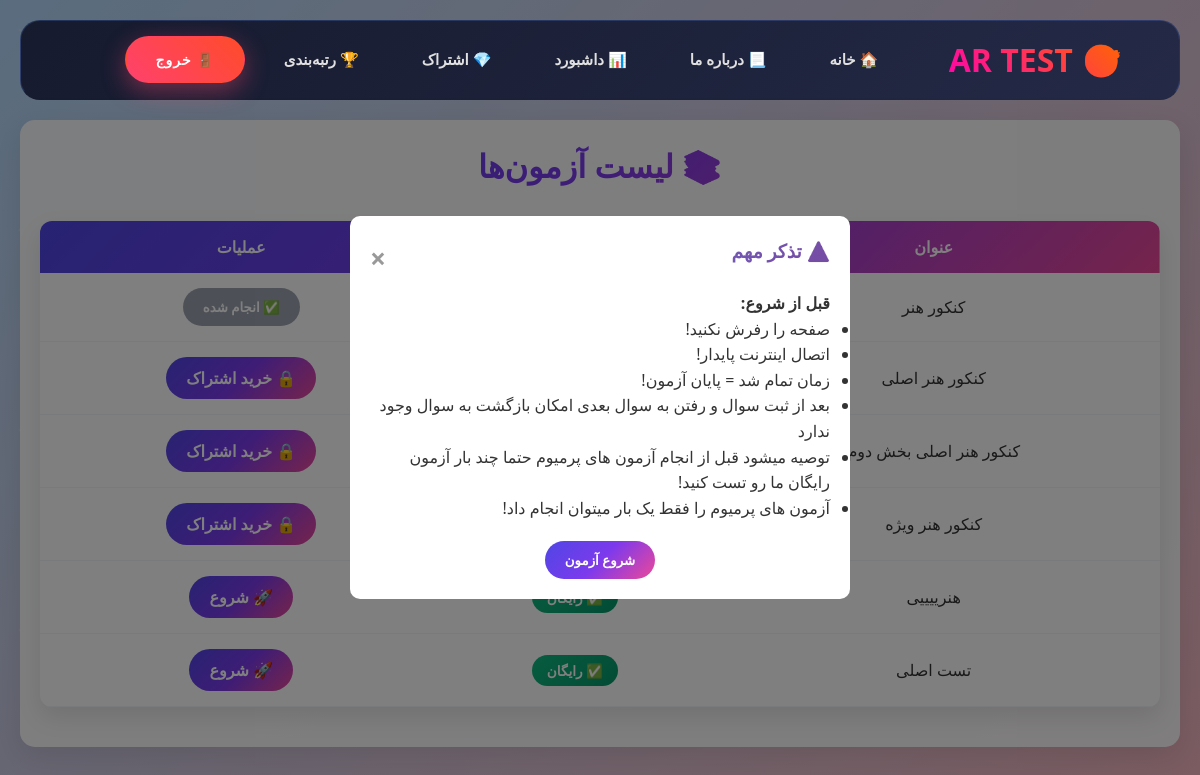
Screenshot of /quizzes/ (signed in) with the database file from the repository.
### quizzes/models.py (models this page shows, shortened)
class Quiz(models.Model):
    title = models.CharField(max_length=200, verbose_name="عنوان آزمون")
    description = models.TextField(verbose_name="توضیحات آزمون", blank=True, null=True)
    is_premium = models.BooleanField(default=False, verbose_name="آزمون ویژه است؟")
    duration_minutes = models.PositiveIntegerField(default=30)
    is_active = models.BooleanField(default=True, verbose_name="آزمون فعال باشد؟")
    created_at = models.DateTimeField(default=timezone.now, verbose_name="تاریخ ایجاد")
    class Meta:
        verbose_name = "آزمون"
        verbose_name_plural = "آزمون‌ها"

### quizzes/views.py (the view)
# urls.py: path('quizzes/', views.quiz_list_view, name='quiz_list'),
@login_required(login_url='accounts:login')
def quiz_list_view(request):
    quizzes = Quiz.objects.filter(is_active=True)
    user_attempts = QuizAttempt.objects.filter(user=request.user, is_completed=True)
    completed_quiz_ids = user_attempts.values_list('quiz_id', flat=True)
    has_subscription = False
    try:
        subscription = request.user.subscription
        subscription.check_status()
        has_subscription = subscription.is_active
    except Subscription.DoesNotExist:
        has_subscription = False
    return render(request, 'quizzes/quiz_list.html', {
        'quizzes': quizzes,
        'completed_quiz_ids': completed_quiz_ids,
        'has_subscription': has_subscription,  # ✅ ارسال به template
        'page_title': 'لیست آزمون‌ها'
    })

### accounts/models.py (called while the page is built)
    def check_status(self):
            now = timezone.now()
            status_changed = False
            if self.end_date and now > self.end_date:
                if self.status != 'منقضی':
                    self.is_active = False
                    self.status = 'منقضی'
                    status_changed = True
            elif self.end_date and now <= self.end_date:
                if self.status != 'فعال':
                    self.is_active = True
                    self.status = 'فعال'
                    status_changed = True
            else: # No end_date or not set yet
                if self.status != 'ندارد':
                    self.is_active = False
                    self.status = 'ندارد'
                    status_changed = True
            return status_changed

### quizzes/templates/quizzes/quiz_list.html (shortened to what this page needs)
{% extends 'base.html' %}
{% load static %}
{% block content %}
<div id="exam-modal" class="modal">
    <div class="modal-content">
        <span class="close-button">×</span>
        <h3>⚠️ تذکر مهم</h3>
        <p><strong>قبل از شروع:</strong></p>
        <ul style="line-height: 1.6;">
            <li>صفحه را رفرش نکنید!</li>
            <li>اتصال اینترنت پایدار!</li>
            <li>زمان تمام شد = پایان آزمون!</li>
            <li>بعد از ثبت سوال و رفتن به سوال بعدی امکان بازگشت به سوال وجود ندارد</li>
            <li>توصیه میشود قبل از انجام آزمون های پرمیوم حتما چند بار آزمون رایگان ما رو تست کنید!</li>
            <li>آزمون های پرمیوم را فقط یک بار میتوان انجام داد!</li>
        </ul>
        <div style="text-align: center; margin-top: 20px;">
            <button id="start-exam" class="start-quiz-btn">شروع آزمون</button>
        </div>
    </div>
</div>
<div class="dashboard-container">
    <h2>📚 لیست آزمون‌ها</h2>
    {% if quizzes %}
    <table>
        <thead>
            <tr>
                <th>عنوان</th>
                <th>نوع</th>
                <th>عملیات</th>
            </tr>
        </thead>
        <tbody>
            {% for quiz in quizzes %}
            <tr>
                <td>{{ quiz.title }}</td>
                <td>
                    {% if quiz.is_premium %}
                        <span class="premium-badge premium">🔒 پرمیوم</span>
                    {% else %}
                        <span class="premium-badge free">✅ رایگان</span>
                    {% endif %}
                </td>
                <td>
                    {% if quiz.id in completed_quiz_ids %}
                        <button disabled class="start-quiz-btn">✅ انجام شده</button>
                    {% elif quiz.is_premium and not has_subscription %}
                        <a href="{% url 'subscribe' %}" class="start-quiz-btn premium-lock">
                            🔒 خرید اشتراک
                        </a>
                    {% else %}
                        <a href="{% url 'start_quiz' quiz.id %}" class="start-quiz-btn">
                            🚀 شروع
                        </a>
                    {% endif %}
                </td>
            </tr>
            {% endfor %}
        </tbody>
    </table>
    {% else %}
    <div style="text-align:center; padding:40px; color:#6b7280;">
        <div style="font-size:3rem;">📭</div>
        <h3>هیچ آزمونی نیست!</h3>
    </div>
    {% endif %}
</div>
{% endblock %}

### quizzes/templates/base.html (shortened to what this page needs)
{% load static %}
<link rel="stylesheet" href="{% static 'css/about-page.css' %}">
<link rel="stylesheet" href="{% static 'css/analysis-page.css' %}">
<link rel="stylesheet" href="{% static 'css/home-page.css' %}">
<link rel="stylesheet" href="{% static 'css/quiz-list.css' %}">
<link rel="stylesheet" href="{% static 'css/results.css' %}">
<link rel="stylesheet" href="{% static 'css/subscribe.css' %}">
<!DOCTYPE html>
<html lang="fa" dir="rtl">
<head>
</head>
<body>
    {% include 'includes/navbar.html' %}
    <main>
        {% block content %}
        {% endblock %}
    </main>
</body>
</html>

### quizzes/templates/includes/navbar.html (shortened to what this page needs)
{% load static %}
<nav class="navbar" id="navbar">
    <div class="navbar-container">
        <div class="site-identity">
            <a href="{% url 'home' %}">🎯 AR TEST</a>
        </div>
        <ul class="nav-links" id="navLinks">
            <li><a href="{% url 'home' %}" class="nav-link{% if request.resolver_match.url_name == 'home' %} active{% endif %}">🏠 خانه</a></li>
            <li><a href="{% url 'about' %}" class="nav-link{% if request.resolver_match.url_name == 'about' %} active{% endif %}">📃 درباره ما</a></li>
            {% if user.is_authenticated %}
                <li><a href="{% url 'accounts:dashboard' %}" class="nav-link{% if request.resolver_match.url_name == 'accounts:dashboard' %} active{% endif %}">📊 داشبورد</a></li>
                <li><a href="{% url 'subscribe' %}" class="nav-link{% if request.resolver_match.url_name == 'subscribe' %} active{% endif %}">💎 اشتراک</a></li>
                <li><a href="{% url 'accounts:leaderboard' %}" class="nav-link{% if request.resolver_match.url_name == 'accounts:leaderboard' %} active{% endif %}">🏆 رتبه‌بندی</a></li>
                <li><a><form method="post" action="{% url 'accounts:logout' %}" style="display: inline-block;">
                    <button type="submit" class="btn-neon btn-danger">🚪 خروج</button>
                </form></a></li>
            {% endif %}
        </ul>
    </div>
</nav>

### static/css/about-page.css (style rules this page uses)
body { background: radial-gradient(circle at 20% 80%, rgba(120,119,198,0.3) 0%, transparent 50%), radial-gradient(circle at 80% 20%, rgba(255,119,198,0.3) 0%, transparent 50%), radial-gradient(circle at 40% 40%, rgba(120,219,255,0.3) 0%, transparent 50%), linear-gradient(135deg, #667eea 0%, #764ba2 25%, #f093fb 50%, #f5576c 75%, #4facfe 100%); background-size: 800% 800%, 400% 400%, 600% 600%, 600% 600%; animation: gradientFlow 18s ease infinite; min-height: 100vh; font-family: 'Vazir', -apple-system, BlinkMacSystemFont, sans-serif; overflow-x: hidden; }
body::before { content: ''; position: fixed; top: 0; left: 0; width: 100%; height: 100%; background-image: radial-gradient(1.5px 1.5px at 30px 40px, #fff, transparent), radial-gradient(1px 1px at 80px 70px, rgba(255,255,255,0.8), transparent), radial-gradient(0.8px 0.8px at 120px 30px, #fff, transparent); background-repeat: repeat; background-size: 250px 250px; animation: starsDrift 25s linear infinite; pointer-events: none; z-index: -1; opacity: 0.4; }

### static/css/home-page.css (style rules this page uses)
* { margin: 0; padding: 0; box-sizing: border-box; }
body { font-family: 'Vazir', -apple-system, BlinkMacSystemFont, 'Segoe UI', Roboto, sans-serif; line-height: 1.6; color: #333; overflow-x: hidden; }
body::before { content: ''; position: fixed; top: 0; left: 0; width: 100%; height: 100%; background: linear-gradient(-45deg, #667eea 0%, #764ba2 25%, #f093fb 50%, #f5576c 75%, #4facfe 100%); background-size: 400% 400%; animation: gradientShift 15s ease infinite; z-index: -2; }
body::after { content: ''; position: fixed; top: 0; left: 0; width: 100%; height: 100%; background-image: radial-gradient(2px 2px at 20px 30px, #fff, transparent), radial-gradient(2px 2px at 40px 70px, rgba(255,255,255,0.8), transparent), radial-gradient(1px 1px at 90px 40px, #fff, transparent); background-repeat: repeat; background-size: 200px 200px; animation: starsFloat 20s linear infinite; z-index: -1; opacity: 0.3; }

### static/css/quiz-list.css (style rules this page uses)
:root { --primary-gradient: linear-gradient(135deg, #4f46e5 0%, #7c3aed 50%, #ec4899 100%); --free-gradient: linear-gradient(135deg, #10b981, #059669); --premium-gradient: linear-gradient(135deg, #f59e0b, #d97706); }
* { box-sizing: border-box; }
body { font-family: 'Vazir', Tahoma, sans-serif; direction: rtl; background: #f8fafc; }
.dashboard-container { max-width: 1200px; margin: 20px auto; padding: 20px; background: rgba(255,255,255,0.95); border-radius: 15px; box-shadow: 0 10px 30px rgba(0,0,0,0.1); }
.dashboard-container h2 { text-align: center; color: #2d3748; font-size: 2rem; margin-bottom: 30px; background: var(--primary-gradient); -webkit-background-clip: text; background-clip: text; -webkit-text-fill-color: transparent; }
table { width: 100%; border-collapse: collapse; background: white; border-radius: 12px; overflow: hidden; box-shadow: 0 10px 25px rgba(0,0,0,0.1); margin-bottom: 20px; }
thead { background: var(--primary-gradient); }
th { padding: 15px; color: white; font-weight: 600; text-align: center; font-size: 1rem; }
tbody tr { transition: background 0.2s ease; }
td { padding: 15px; text-align: center; border-bottom: 1px solid #f1f5f9; }
.premium-badge { padding: 6px 15px; border-radius: 20px; font-weight: 600; font-size: 0.85rem; display: inline-block; }
.free { background: var(--free-gradient); color: white; }
.premium { background: var(--premium-gradient); color: white; }
.start-quiz-btn { padding: 10px 20px; border: none; border-radius: 25px; background: var(--primary-gradient); color: white; font-weight: 600; cursor: pointer; text-decoration: none; display: inline-block; transition: all 0.2s ease; }
.start-quiz-btn:disabled { background: #9ca3af; cursor: not-allowed; transform: none; }
.modal { display: none; position: fixed; top: 0; left: 0; width: 100%; height: 100%; background: rgba(0,0,0,0.5); z-index: 1000; }
.modal-content { background: white; margin: 18% auto; padding: 20px; width: 90%; max-width: 500px; border-radius: 10px; max-height: 80vh; overflow-y: auto; }
.close-button { float: left; font-size: 28px; font-weight: bold; cursor: pointer; color: #999; }

### static/css/subscribe.css (style rules this page uses)
* { font-family: 'Vazir', 'Segoe UI', Tahoma, sans-serif !important; }

### rows the page displays
Quiz: title "کنکور هنر", shows "✅ انجام شده"
Quiz: title "کنکور هنر اصلی", is_premium "🔒 خرید اشتراک"
Quiz: title "کنکور هنر اصلی بخش دوم", is_premium "🔒 خرید اشتراک"
Quiz: title "کنکور هنر ویژه", is_premium "🔒 خرید اشتراک"
Quiz: title "هنرییییی", is_premium "🚀 شروع"
Quiz: title "تست اصلی", is_premium "✅ رایگان"
